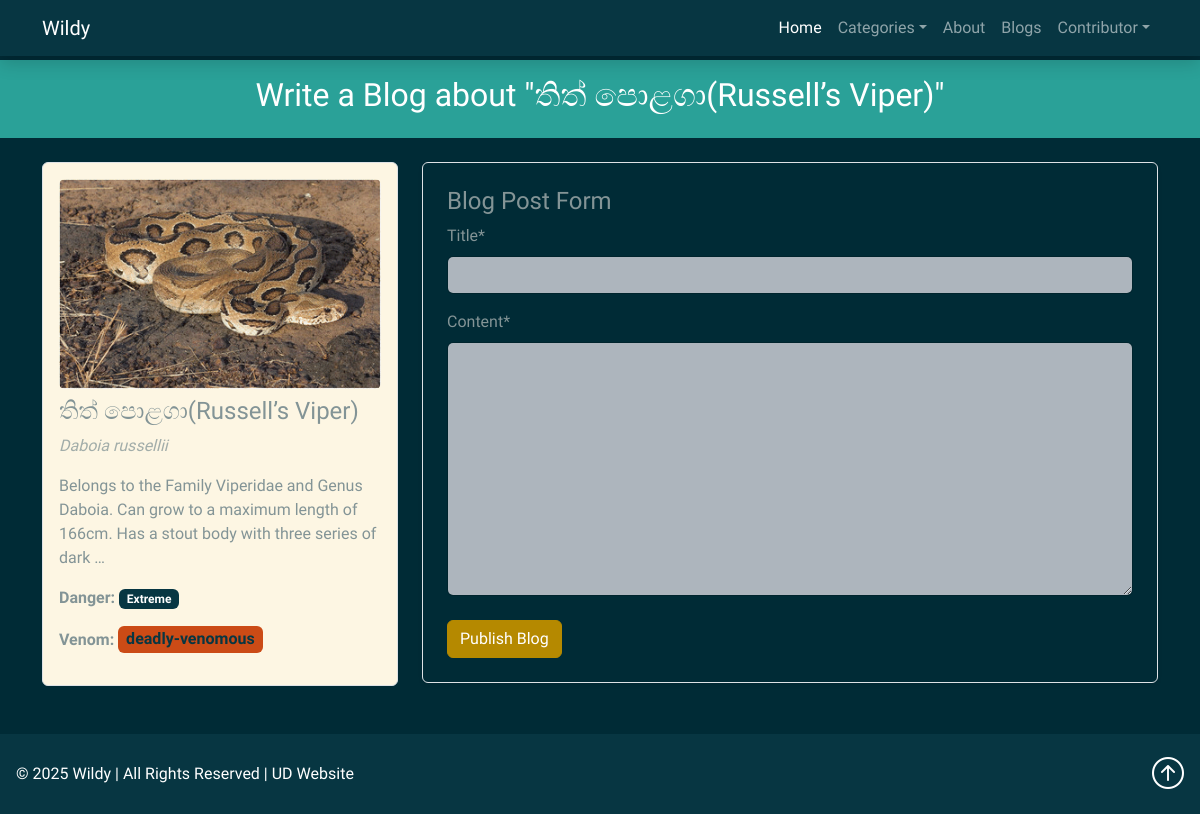
Page /blogs/write_blogs/1/ (signed in) on the committed database.
### webapp/models.py (models this page shows, shortened)
class Snake(models.Model):
    COMMON_DANGER_LEVELS = [
        ('low', 'Low'),
        ('moderate', 'Moderate'),
        ('high', 'High'),
        ('extreme', 'Extreme'),
    ]
    name = models.CharField(max_length=100)
    scientific_name = models.CharField(max_length=150, blank=True)
    description = models.TextField()
    description_translation = models.TextField(blank=True, null=True)
    danger_level = models.CharField(max_length=10, choices=COMMON_DANGER_LEVELS, default='low')
    image = models.ImageField(upload_to='snakes/', blank=True, null=True)
    is_venomous = models.ForeignKey(VenomType, on_delete=models.SET_NULL, null=True, blank=True)
    found_in = models.ManyToManyField(Region, related_name='snakes', blank=True)
    created_at = models.DateTimeField(auto_now_add=True)

class VenomType(models.Model):
    VENOM_TYPE = [
        ('non-venomous', 'Non-Venomous'),
        ('mildly-venomous', 'Mildly-Venomous'),
        ('moderately-venomous', 'Moderately-Venomous'),
        ('deadly-venomous', 'Deadly-Venomous'),
    ]
    name = models.CharField(max_length=50, choices=VENOM_TYPE)
    effect_description = models.TextField()
    description_translation = models.TextField(blank=True, null=True)

### blogs/views.py (the view, shortened to what this page needs)
# urls.py: path('write_blogs/<int:pk>/', views.write_blogs, name="write_blogs"),
@login_required(login_url='user_login')
def write_blogs(request, pk):
    form = BlogPostForm()
    snake_details = Snake.objects.get(pk=pk)
    context = {'snake_details': snake_details, 'form': form}
    return render(request, 'blog_post.html', context=context)

### blogs/forms.py
class BlogPostForm(forms.ModelForm):
    class Meta:
        model = BlogPost
        fields = ('title', 'content',)
        exclude = ('author', 'snake',)

### webapp/context_processors.py (called while the page is built)
def categories_processor(request):
    categories = VenomType.objects.all()
    return {'categories': categories}

### blogs/templates/blog_post.html (shortened to what this page needs)
{% extends 'base.html' %}
{% load heroicons %}
{% load crispy_forms_tags %}
{% block content %}
<header class="bg-success text-white text-center py-3 mb-4">
  <h2>Write a Blog about "{{ snake_details.name }}"</h2>
</header>
<div class="container">
  <div class="row">
    <div class="col-md-4 mb-4">
      <div class="border p-3 rounded bg-light">
        {% if snake_details.image %}
          <img src="{{ snake_details.image.url }}" class="img-fluid mb-2 rounded" alt="{{ snake_details.name }}">
        {% else %}
          <img src="https://via.placeholder.com/300x200?text=No+Image" class="img-fluid mb-2 rounded" alt="No Image">
        {% endif %}
        <h4>{{ snake_details.name }}</h4>
        <p class="text-muted"><em>{{ snake_details.scientific_name }}</em></p>
        <p>{{ snake_details.description|truncatewords:25 }}</p>
        <p>
          <strong>Danger:</strong>
          <span class="badge
            {% if snake_details.danger_level == 'low' %}bg-success
            {% elif snake_details.danger_level == 'moderate' %}bg-warning
            {% elif snake_details.danger_level == 'high' %}bg-danger
            {% else %}bg-dark{% endif %}">
            {{ snake_details.get_danger_level_display }}
          </span>
        </p>
        <p>
          <strong>Venom:</strong>
          <span class="badge bg-warning text-dark fs-6 fw-bold px-2">
            {{ snake_details.is_venomous.name }}
          </span>
        </p>
      </div>
    </div>
    <div class="col-md-8">
      <div class="p-4 border rounded shadow-sm">
        <h4>Blog Post Form</h4>
        <form method="post" action="{% url 'write_blogs' snake_details.pk %}">
          <div class="mb-4">
            {{ form|crispy }}
          </div>
          <button type="submit" class="btn btn-primary">Publish Blog</button>
        </form>
      </div>
    </div>
  </div>
</div>
{% endblock %}

### rows in the picture
Snake: name "තිත් පොළගා(Russell’s Viper)", image (picture), scientific_name "Daboia russellii", description "Belongs to the Family Viperidae and Genus Daboia. Can grow to a maximum length of 166cm. Has a stout body with three series of dark …", danger_level "Extreme", is_venomous.name "deadly-venomous"
